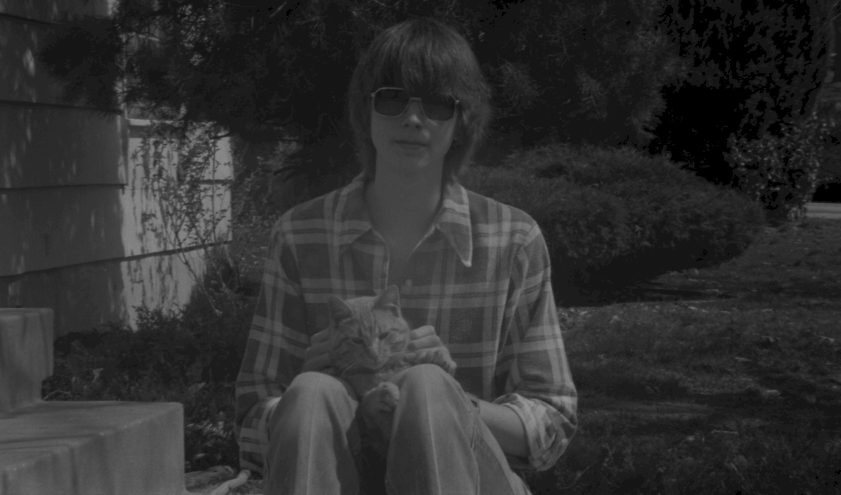
#> input picture 5-opencv/img/bad-cont.jpg, 1682 x 989 px (shown at 1/2 size)
$ jupyter execute --allow-errors 4-histograms.ipynb
#> lines starting #> are read from the running program, lines starting #| are printed output that depends on the picture
# Histogramas
Son gráficos que indican cuantos elementos hay de cada valor. En el caso de imágenes, nos da una información de como se distribuyen los claro oscuros de la escena, agrupando por luminosidad (contraste!)

Dos imágenes pueden tener el mismo histograma

[cell 1]
from __future__ import division
import cv2
import numpy as np
import matplotlib.pyplot as plt

img = cv2.imread('img/lena.png',0)
#al leer con un 0 lee en escala de grises, con un 1 lo lee como color
#> (the rest of this cell did not finish here and is left out)

#> (a cell that did not finish here is left out)

[cell 3]
ret,thresh_trunc = cv2.threshold(img,70,255,cv2.THRESH_TRUNC)
#> (the rest of this cell did not finish here and is left out)

Qué pasa con el histograma de una imágenes con threshold truncado?

#> (a cell that did not finish here is left out)

#> (a cell that did not finish here is left out)

#> (a cell that did not finish here is left out)

## Contraste

Qué pasa si tenemos una imagen con mal contraste?

[cell 7]
bc = cv2.imread('img/bad-cont.jpg',0)
#> bc is the input picture: shape (989, 1682); min 0, max 152, mean 47.4
plt.imshow(bc, cmap='gray')

#Función de distribución acumulada (CDF)

Es una herramienta que ayuda a entender entre qué valores de pixeles está practicamente toda la información de la escena

[cell 8]
hist,bins = np.histogram(bc.ravel(),256,[0,256])
#> hist = 256 values, max 106864 at index 21, min 0 at index 153, mean 6498; bins = 257 values from 0 to 256

cdf = hist.cumsum()
#> cdf = 256 values from 45292 to 1663498
cdf_normalized = cdf * hist.max()/ (cdf.max())
#> cdf_normalized = 256 values from 2909.6 to 106864

plt.plot(cdf_normalized, color = 'b')
plt.hist(bc.flatten(),256,[0,256], color = 'r')
plt.xlim([0,256])
plt.legend(('cdf','histogram'), loc = 'upper left')
plt.show()
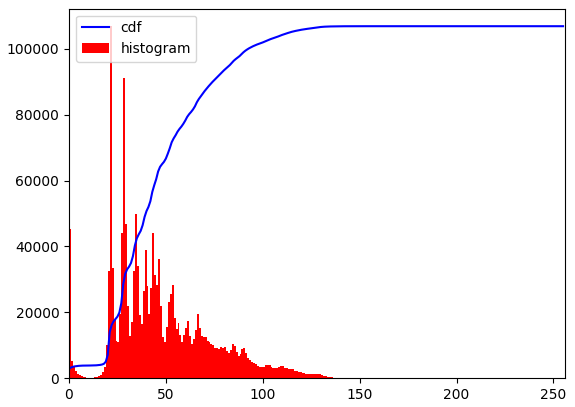
#> figure drawn by matplotlib, 1 panel; tallest bar 106864 high, from x = 21 to 22; curve peaks at x = 152, y = 106864

Ecualización de histogramas, buscando estirar de forma lineal el gráfico anterior.

[cell 9]
cdf_m = np.ma.masked_equal(cdf,0)
cdf_m = (cdf_m - cdf_m.min())*200/(cdf_m.max()-cdf_m.min())
cdf = np.ma.filled(cdf_m,0).astype('uint8')
#> cdf = 256 values from 0 to 200
bc2 = cdf[bc]
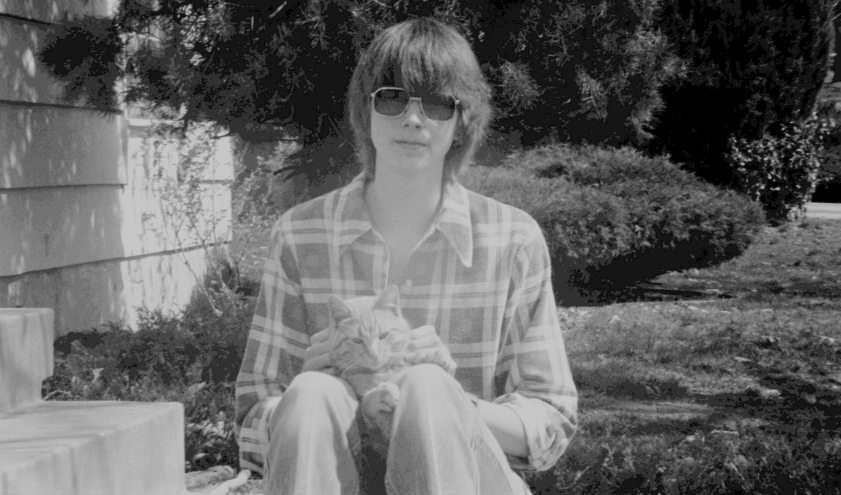
#> bc2: shape (989, 1682) (shown at 1/2 size); min 0, max 200, mean 98.7
res = np.hstack((bc,bc2)) #stacking images side-by-side
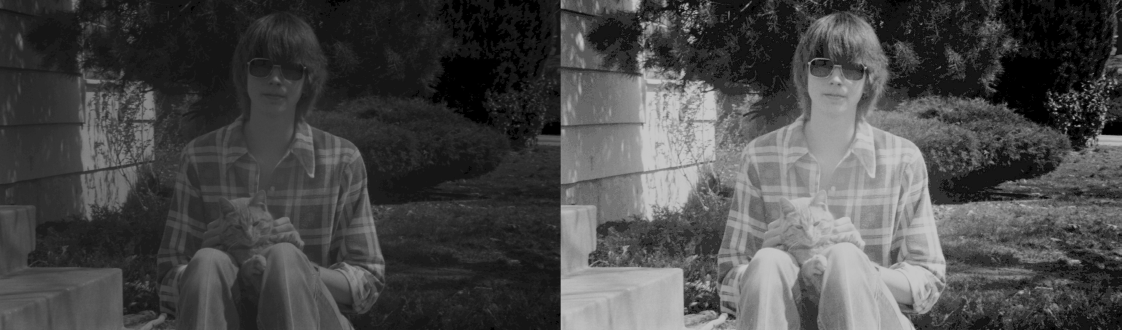
#> res: shape (989, 3364) (shown at 1/3 size); min 0, max 200, mean 73.1
plt.imshow(res, cmap='gray')

[cell 10]
hist,bins = np.histogram(bc2.ravel(),256,[0,256])
#> hist = 256 values, max 106864 at index 21, min 0 at index 3, mean 6498

cdf2 = hist.cumsum()
#> cdf2 = 256 values from 50499 to 1663498
cdf_normalized2 = cdf2 * hist.max()/ (cdf2.max())
#> cdf_normalized2 = 256 values from 3244.1 to 106864

plt.plot(cdf_normalized2, color = 'b')
plt.hist(bc2.flatten(),256,[0,256], color = 'r')
plt.xlim([0,256])
plt.legend(('cdf','histogram'), loc = 'upper left')
plt.show()
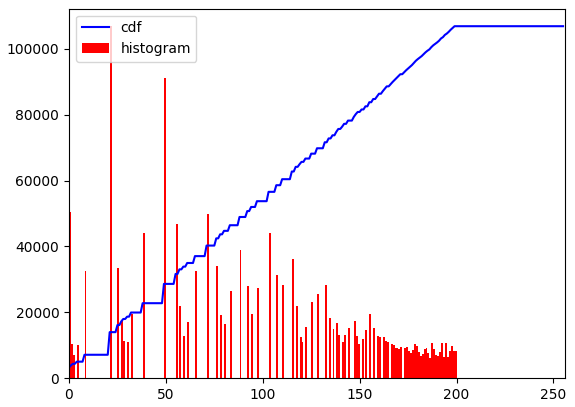
#> figure drawn by matplotlib, 1 panel; tallest bar 106864 high, from x = 21 to 22; curve peaks at x = 200, y = 106864

[cell 11]
equ = cv2.equalizeHist(bc)
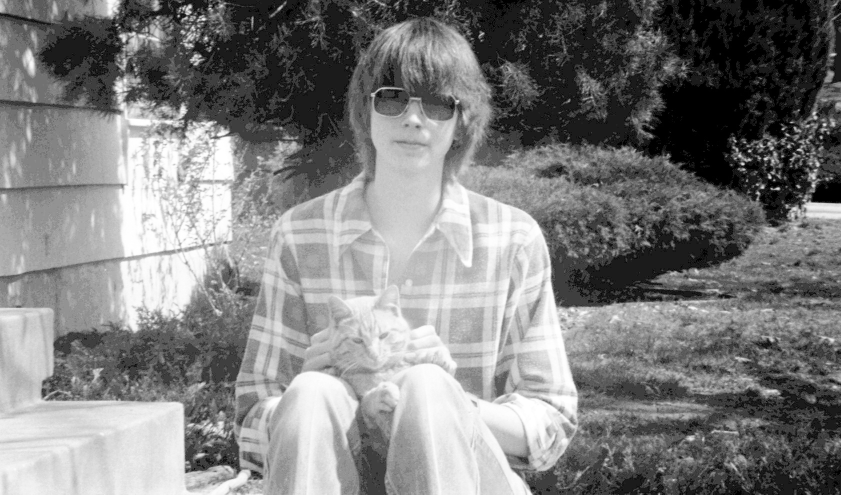
#> equ: shape (989, 1682) (shown at 1/2 size); min 0, max 255, mean 126.4
res2 = np.hstack((bc,equ)) #stacking images side-by-side
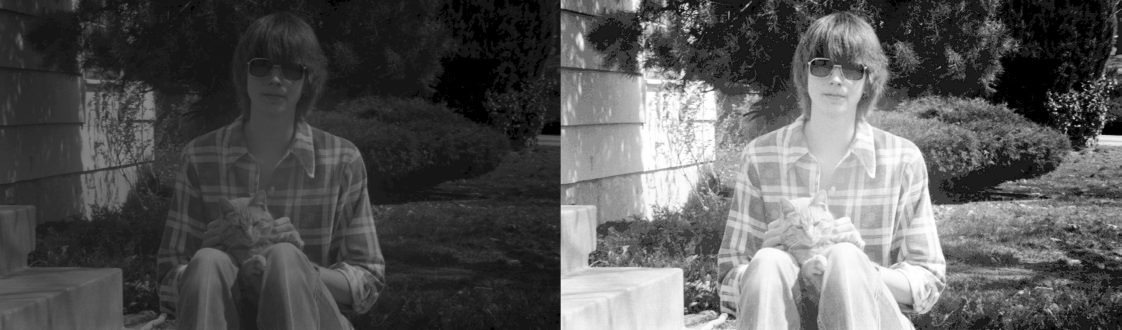
#> res2: shape (989, 3364) (shown at 1/3 size); min 0, max 255, mean 86.9
plt.imshow(res2, cmap='gray')

# Contrast Limited Adaptive Histogram Equalization

Divide la escena en partes mas pequeñas y ecualiza cada una. Esto es una forma mas efectiva de ecualizar el histograma, ya que en cada fracción de la escena uno puede observar una distribución de luz mas homogenea.

[cell 12]
clahe = cv2.createCLAHE(clipLimit=2.0, tileGridSize=(8,8))
cl1 = clahe.apply(bc)
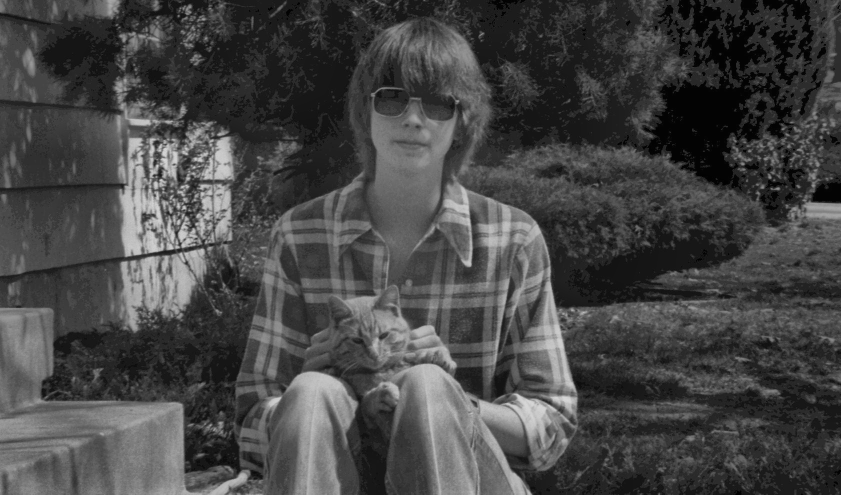
#> cl1: shape (989, 1682) (shown at 1/2 size); min 1, max 217, mean 69.6
res3 = np.hstack((bc,cl1)) #stacking images side-by-side
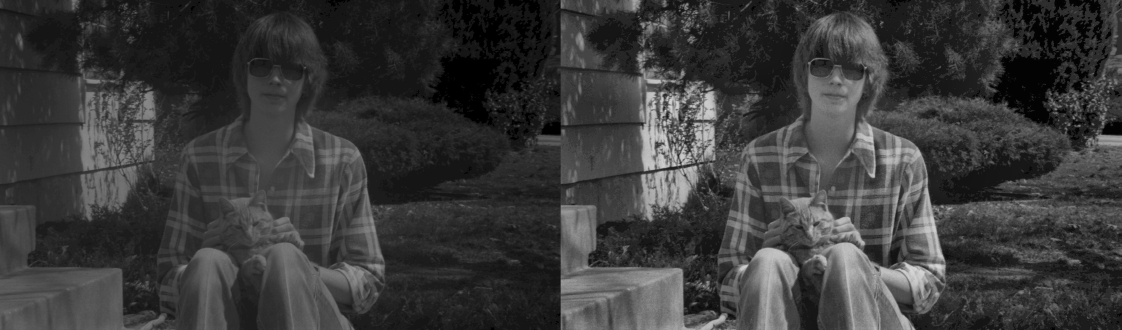
#> res3: shape (989, 3364) (shown at 1/3 size); min 0, max 217, mean 58.5
plt.imshow(res3, cmap='gray')

[cell 13]
hist,bins = np.histogram(cl1.ravel(),256,[0,256])
#> hist = 256 values, max 43658 at index 3, min 0 at index 0, mean 6498

cdf3 = hist.cumsum()
#> cdf3 = 256 values from 0 to 1663498
cdf_normalized3 = cdf3 * hist.max()/ (cdf3.max())
#> cdf_normalized3 = 256 values from 0 to 43658

plt.plot(cdf_normalized3, color = 'b')
plt.hist(cl1.flatten(),256,[0,256], color = 'r')
plt.xlim([0,256])
plt.legend(('cdf','histogram'), loc = 'upper left')
plt.show()
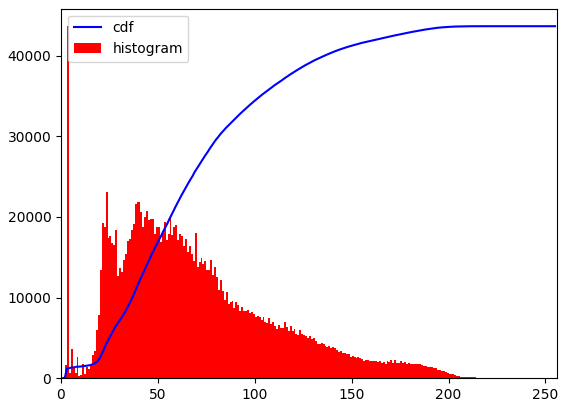
#> figure drawn by matplotlib, 1 panel; tallest bar 43658 high, from x = 3 to 4; curve peaks at x = 217, y = 43658
